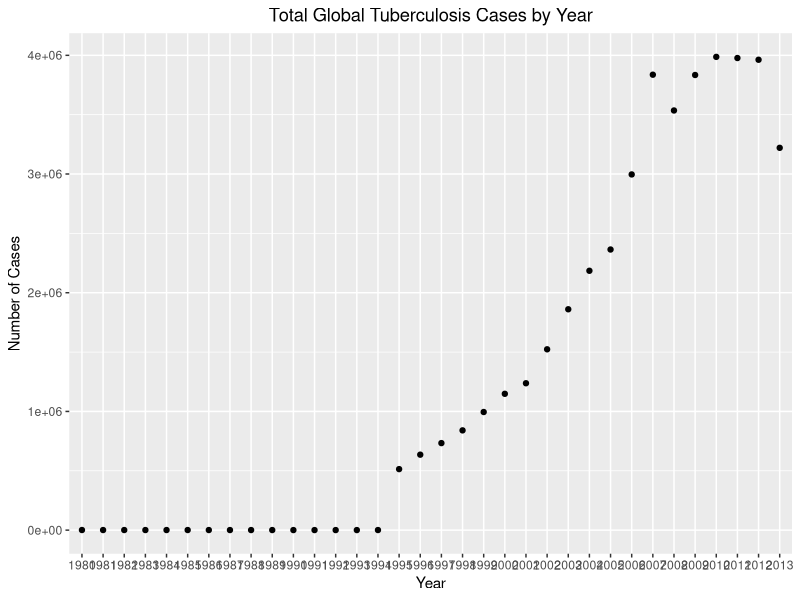
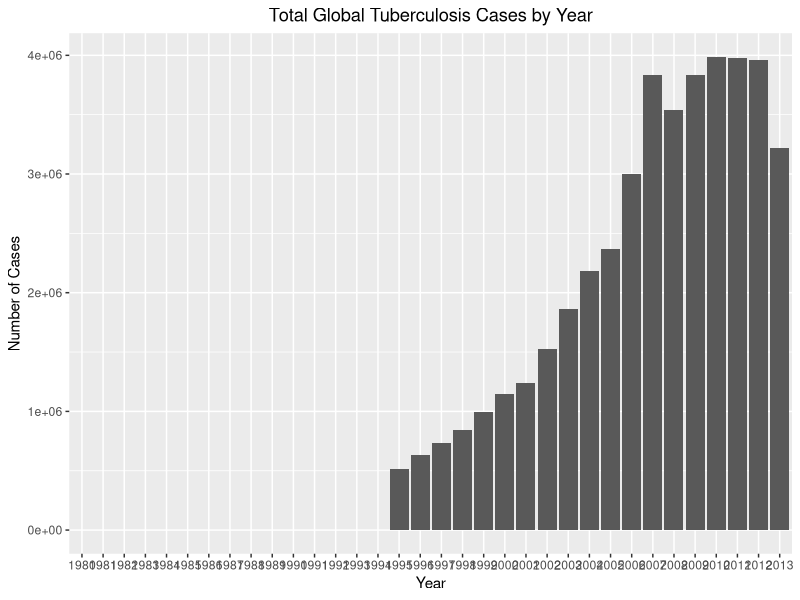

Generate these figures, in order, with R:
#Question 1
library(dplyr)
WNBA = read.csv("WNBA_Stats_21.csv", sep = ",", header = TRUE)
head(select(WNBA, contains("FG")))


#a.)
count(filter(WNBA, FTM > 50, AST > 75))

#b.)
WNBA %>%
  select(PLAYER, TEAM, FGM, TO, PTS) %>%
  arrange(desc(PTS)) %>%
  head(10)

#c.)
WNBA = WNBA %>% mutate(FGP = (FGM / FGA) * 100)
WNBA$FGP = round(WNBA$FGP, digits = 2)
WNBA = WNBA %>% mutate(FTP = (FTM / FTA) * 100)
WNBA$FTP = round(WNBA$FTP, digits = 2)
head(WNBA)

WNBA %>%
  filter(PLAYER == "Tina Charles") %>%
  select(FGP, FTP)

#d.)
WNBA %>%
  group_by(TEAM) %>%
  summarise(avg_REB = mean(REB, na.rm = TRUE), min_REB = min(REB, na.rm = TRUE), 
            max_REB = max(REB, na.rm = TRUE)) %>%
  arrange(desc(avg_REB))

#e.)
WNBA = WNBA %>%
  group_by(TEAM) %>%
  mutate(FTP_fix = ifelse(is.na(FTP), FGP * mean(FTP, na.rm = TRUE), FTP))
WNBA$FTP_fix = round(WNBA$FTP_fix, digits = 2)

WNBA2 = WNBA %>%
  group_by(TEAM) %>% 
  mutate(FTP_fix = ifelse(is.na(FTP), mean(FTP, na.rm = TRUE), FTP))
WNBA2$FTP_fix = round(WNBA2$FTP_fix, digits = 2)



#Question 2
library(tidyverse)
who = read.csv("who.csv", sep = ",", header = TRUE)
who1 = who %>%
  pivot_longer(
    cols = new_sp_m014:newrel_f65, 
    names_to = "key", 
    values_to = "cases", 
    values_drop_na = TRUE
  )

who1 %>% 
  count(key)

who2 <- who1 %>% 
  mutate(key = stringr::str_replace(key, "newrel", "new_rel"))

who3 <- who2 %>% 
  separate(key, c("new", "type", "sexage"), sep = "_")

who3 %>% 
  count(new)

who4 <- who3 %>% 
  select(-new, -iso2, -iso3)

who5 <- who4 %>% 
  separate(sexage, c("sex", "age"), sep = 1)



who5 = who %>%
  pivot_longer(
    cols = new_sp_m014:newrel_f65, 
    names_to = "key", 
    values_to = "cases", 
    values_drop_na = TRUE
  ) %>% 
  mutate(
    key = stringr::str_replace(key, "newrel", "new_rel")
  ) %>%
  separate(key, c("new", "type", "sexage")) %>% 
  select(-new, -iso2, -iso3) %>% 
  separate(sexage, c("sex", "age"), sep = 1)

#b.)
sum(is.na(who))

#d.)
str(who5)

#e.)
who5$year = as.factor(who5$year)

who6 = aggregate(who5$cases, by = list(group = who5$year), FUN = sum)

ggplot(who6, aes(x = group, y = x)) +
  geom_point() +
  labs(x = "Year", y = "Number of Cases", title = "Total Global Tuberculosis Cases by Year") +
  theme(plot.title = element_text(hjust = 0.5))

ggplot(who6, aes(x = group, y = x)) +
  geom_bar(stat="identity") +
  labs(x = "Year", y = "Number of Cases", title = "Total Global Tuberculosis Cases by Year") +
  theme(plot.title = element_text(hjust = 0.5))

#f.)
schqtr = read.csv("SchQtr.csv")

schqtr1 = schqtr %>%
  pivot_longer(
    cols = Qtr.1:Qtr.4,
    names_to = "Quarter", 
    values_to = "Student_Count", 
    values_drop_na = TRUE
  ) %>%
  mutate(Quarter = stringr::str_replace(Quarter, "Qtr_2", "Qtr.2")) %>%
  separate(Quarter, c("Interval_Type", "Interval_ID"))

str(schqtr1)
